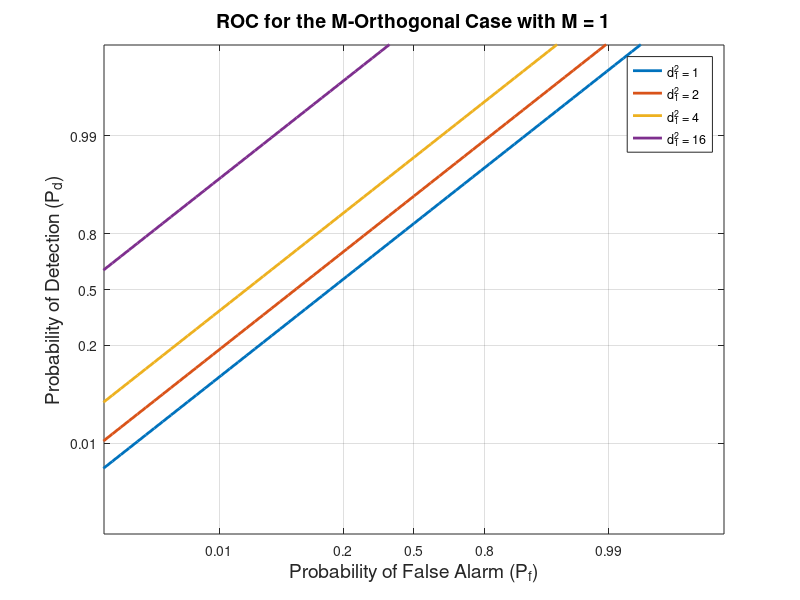
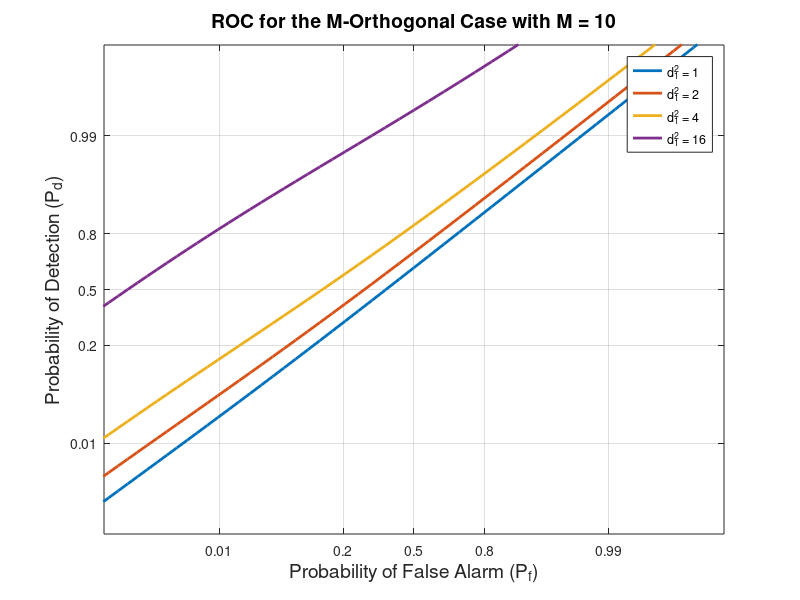
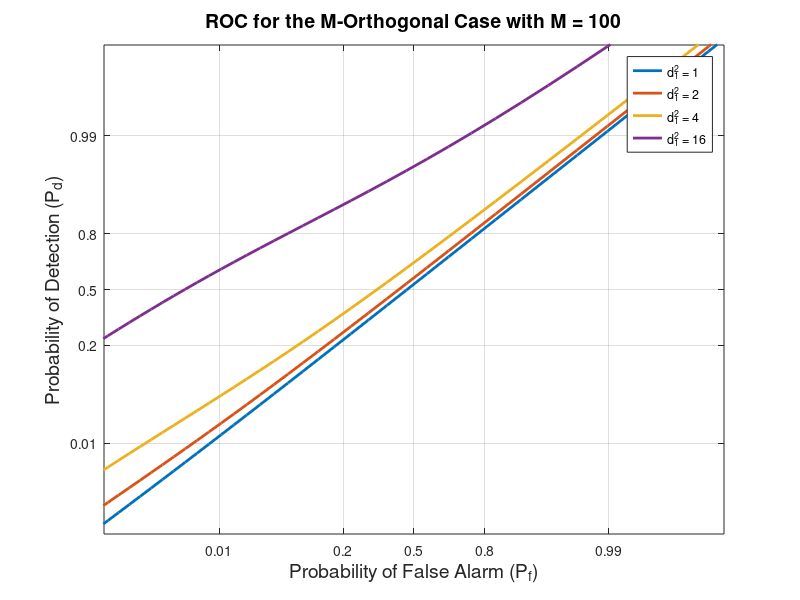
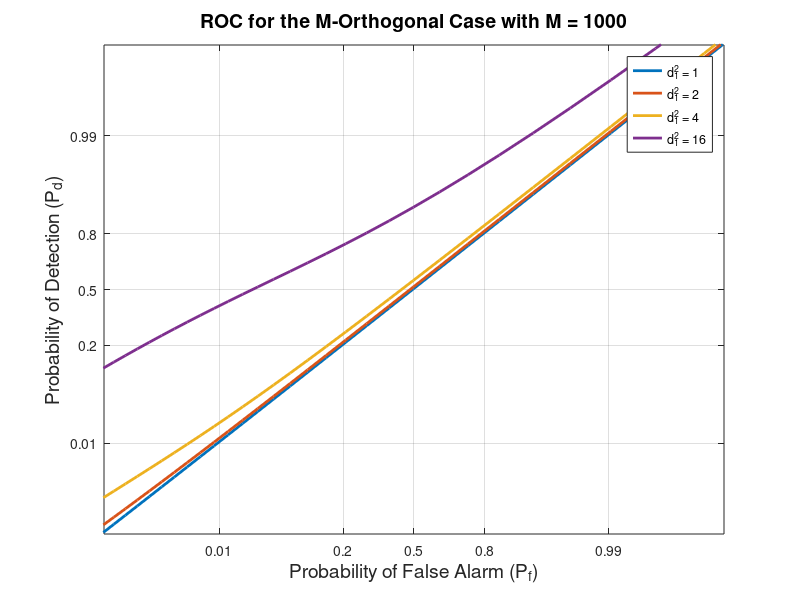

Source code (MATLAB) for these figures, in order:
clc
clear

D = [1,2,4,16];
m = [1,10,100,1000];
x = [-1000:1:1000];

for a = 1:length(m)
    M = m(a);
    figure()
    for index = 1:length(D)
        d = D(index);
        
        % P_d, P_f
        W = [-30:0.1:30];
        P_d = zeros(length(W),1);                   % prob of detection
        P_f = zeros(length(W),1);                   % prob of false alarm
        XX = zeros(length(W),1);                    % prob of detection
        YY = zeros(length(W),1);

        for j = 1:1:length(W)
            P_d(j) = 1 - normcdf(W(j)-sqrt(d),0,1) * (normcdf(W(j),0,1))^(M-1);
            P_f(j) = 1 - (normcdf(W(j),0,1))^M;
            XX(j) = norminv(P_f(j),0,1);
            YY(j) = norminv(P_d(j),0,1);
        end

        plot(XX,YY,'LineWidth',2)
        hold on
    end
    Pd = [0.00001 0.01 0.2 0.5 0.8 0.99 0.99999];
    Pf = [0.00001 0.01 0.2 0.5 0.8 0.99 0.99999];
    A = norminv(Pf,0,1);
    B = norminv(Pd,0,1);
    set(gca,'XTick',A)
    set(gca,'XTickLabel',Pf)
    set(gca,'YTick',B)
    set(gca,'YTickLabel',Pd)
    axis([-3.7 3.7 -3.7 3.7])
    grid on
    title({['ROC for the M-Orthogonal Case with M = ', num2str(M)]},'FontSize',14)
    xlabel('Probability of False Alarm (P_f)','FontSize',14)
    ylabel('Probability of Detection (P_d)','FontSize',14)
    legend({['d_1^2 = ', num2str(D(1))],['d_1^2 = ', num2str(D(2))],['d_1^2 = ', num2str(D(3))],['d_1^2 = ', num2str(D(4))]})
end


